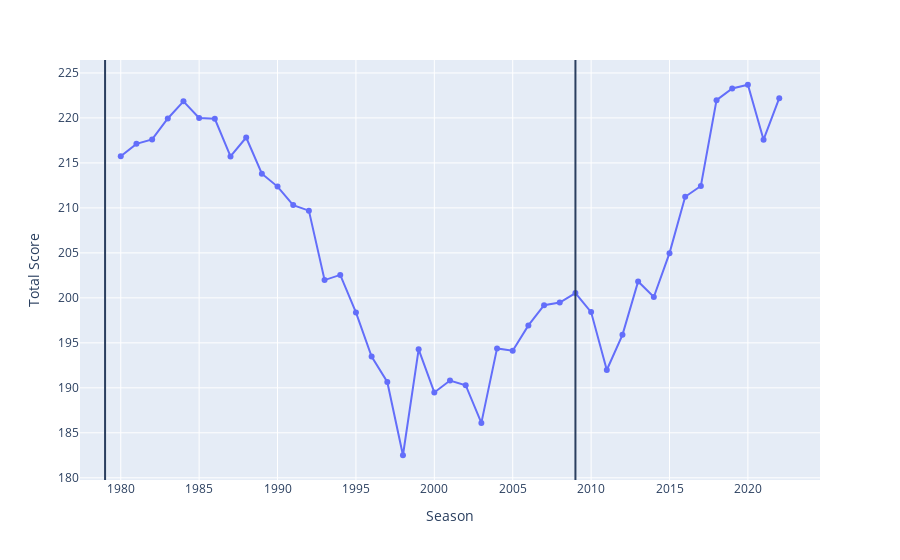

The notebook cell this image was saved under:
### Code cell
df = pd.read_csv('NBAGames.csv')
type(avg_season_scores)
junk = pd.DataFrame(avg_season_scores)
junk = junk.reset_index()
fig = px.line(junk, x="Season", y="Total Score", markers=True)
fig.add_vline(x=1979)
fig.add_vline(x=2009)
fig.show()
fig.write_html('Final.html')

### Figure 1 — Plotly figure (JSON) as saved in the notebook; plotly's stock layout.template omitted (floating-point values rounded to 4 significant figures)
{"data": [{"hovertemplate": "Season=%{x}<br>Total Score=%{y}<extra></extra>", "legendgroup": "", "line": {"color": "#636efa", "dash": "solid"}, "marker": {"symbol": "circle"}, "mode": "lines+markers", "name": "", "orientation": "v", "showlegend": false, "type": "scatter", "x": [1980, 1981, 1982, 1983, 1984, 1985, 1986, 1987, 1988, 1989, 1990, 1991, 1992, 1993, 1994, 1995, 1996, 1997, 1998, 1999, 2000, 2001, 2002, 2003, 2004, 2005, 2006, 2007, 2008, 2009, 2010, 2011, 2012, 2013, 2014, 2015, 2016, 2017, 2018, 2019, 2020, 2021, 2022], "xaxis": "x", "y": [215.8, 217.1, 217.6, 219.9, 221.8, 220.0, 219.9, 215.7, 217.8, 213.8, 212.4, 210.3, 209.7, 202.0, 202.6, 198.4, 193.5, 190.7, 182.5, 194.3, 189.5, 190.8, 190.3, 186.1, 194.4, 194.1, 196.9, 199.2, 199.5, 200.5, 198.4, 192.0, 195.9, 201.8, 200.1, 205.0, 211.2, 212.4, 222.0, 223.3, 223.7, 217.6, 222.2], "yaxis": "y"}], "layout": {"legend": {"tracegroupgap": 0}, "margin": {"t": 60}, "shapes": [{"type": "line", "x0": 1979, "x1": 1979, "xref": "x", "y0": 0, "y1": 1, "yref": "y domain"}, {"type": "line", "x0": 2009, "x1": 2009, "xref": "x", "y0": 0, "y1": 1, "yref": "y domain"}], "xaxis": {"anchor": "y", "domain": [0, 1], "title": {"text": "Season"}}, "yaxis": {"anchor": "x", "domain": [0, 1], "title": {"text": "Total Score"}}}}
